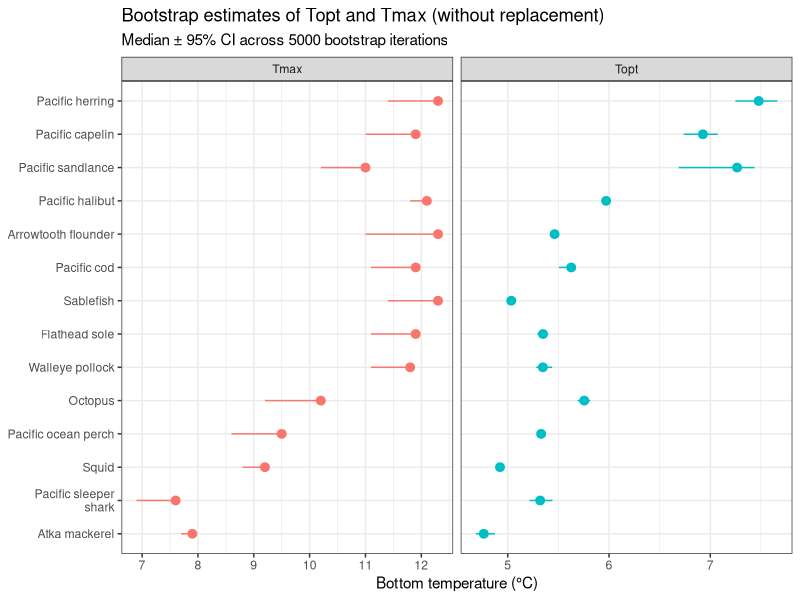
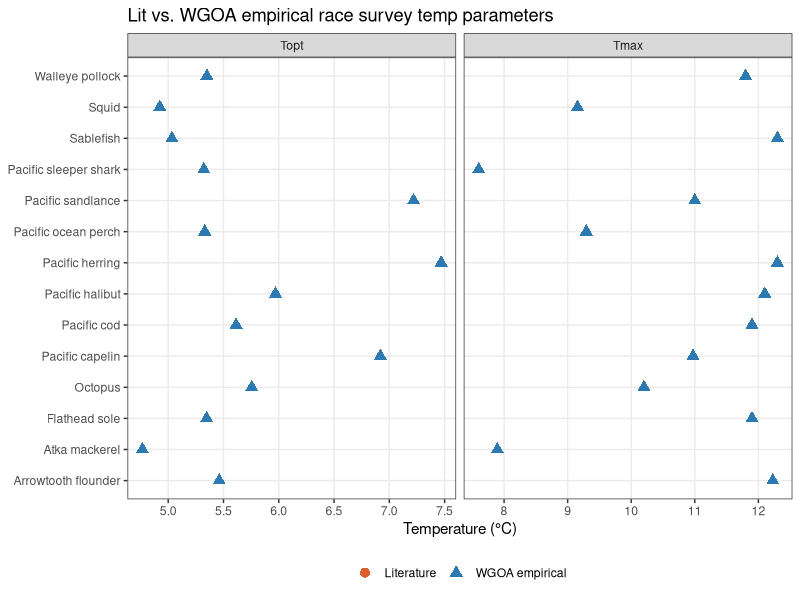

Recreate these plots in R, in order.
#------------------------------------------------------------------------------#
# AUTHORS: Bia Dias
# AFFILIATIONS: CICOES University of Washington / Alaska Fisheries Science Center
# E-MAIL: bia.dias@noaa.gov
#
# PURPOSE: Empirical, bootstrap-derived bioenergetics parameters (Topt, Tmax)
#   for WGOA Ecopath groups using bottom-temperature data from the BT survey.
#
# APPROACH:
#   Topt <- biomass-weighted mean bottom temperature across stations
#   Tmax <- maximum bottom temperature observed across stations
#
#   Two bootstrap variants are run per group:
#     1. WITH replacement    – standard bootstrap (n = n_stations, B iterations)
#     2. WITHOUT replacement – subsampling at `subsample_frac` of n_stations
#
# INPUT:  WGOA_source_data/station_summary_WGOA.csv   (from WGOA_guilds_temp.R)
#         WGOA_source_data/WGOA_bioen.csv             (existing parameter table)
# OUTPUT: WGOA_source_data/WGOA_bioen_bootstrap.csv
#------------------------------------------------------------------------------#

library(tidyverse)

set.seed(123)

# ── 0. Configuration ----------------------------------------------------------

n_boot         <- 5000   # bootstrap iterations
subsample_frac <- 0.80   # fraction of stations for without-replacement draws
ci_probs       <- c(0.025, 0.25, 0.50, 0.75, 0.975)  # quantiles to report

# ── 1. Load data --------------------------------------------------------------
species_weighted_thermal_envelopes_WGOA <- read.csv("WGOA_source_data/species_weighted_thermal_envelopes_WGOA.csv")
station_summary <- read.csv("WGOA_source_data/station_summary_WGOA.csv")
bioen_orig      <- read.csv("WGOA_source_data/WGOA_bioen.csv")

# Drop stations with no catch (can't weight temperatures meaningfully)
station_summary <- station_summary |>
  filter(station_catch > 0, !is.na(station_avg_bt))

# ── 2. race_group → Species mapping ------------------------------------------
# Juveniles share the adult thermal envelope (no juvenile-specific survey data).

bioen_map <- tribble(
  ~race_group,             ~Species,
  "Arrowtooth flounder",   "arrowtooth_flounder_juvenile",
  "Arrowtooth flounder",   "arrowtooth_flounder_adult",
  "Atka mackerel",         "atka_mackerel",
  "Flathead sole",         "flathead_sole_adult",
  "Octopus",               "octopus",
  "Pacific cod",           "pacific_cod_juvenile",
  "Pacific cod",           "pacific_cod_adult",
  "Pacific ocean perch",   "pacific_ocean_perch_adult",
  "Walleye pollock",       "walleye_pollock_juvenile",
  "Walleye pollock",       "walleye_pollock_adult",
  "Sablefish",             "sablefish_adult",
  "Pacific sleeper shark", "pacific_sleeper_shark",
  "Pacific herring",       "pacific_herring_adult",
  "Pacific halibut",       "pacific_halibut_juvenile",
  "Pacific halibut",       "pacific_halibut_adult",
  "Squid",                 "squid",
  "Pacific capelin",       "pacific_capelin",
  "Pacific sandlance",     "pacific_sandlance"
)

# ── 3. Bootstrap functions ----------------------------------------------------

# Weighted mean and max for one (re)sample of stations
bootstrap_stats <- function(df_group) {
  topt <- weighted.mean(df_group$station_avg_bt, w = df_group$station_catch)
  tmax <- max(df_group$station_avg_bt)
  c(Topt = topt, Tmax = tmax)
}

# Run B iterations for a single group's station data
run_bootstrap <- function(df_group, B, replace, frac = 1.0) {
  n <- nrow(df_group)
  size <- if (replace) n else max(2L, floor(n * frac))

  replicate(B, {
    idx <- sample.int(n, size = size, replace = replace)
    bootstrap_stats(df_group[idx, ])
  }) |>
    t() |>
    as.data.frame()
}

# Summarise a vector of bootstrap estimates at the desired quantiles
summarise_boot <- function(x, param, variant) {
  q <- quantile(x, probs = ci_probs, na.rm = TRUE)
  tibble(
    param   = param,
    variant = variant,
    mean    = mean(x, na.rm = TRUE),
    q2.5    = q["2.5%"],
    q25     = q["25%"],
    median  = q["50%"],
    q75     = q["75%"],
    q97.5   = q["97.5%"]
  )
}

# ── 4. Run bootstraps for every race_group in bioen_map ----------------------

groups <- unique(bioen_map$race_group)

boot_results <- map_dfr(groups, function(grp) {

  df_grp <- station_summary |> filter(race_group == grp)

  if (nrow(df_grp) < 3) {
    warning("Skipping '", grp, "': fewer than 3 usable stations.")
    return(NULL)
  }

  # -- with replacement ----
  boot_wr   <- run_bootstrap(df_grp, B = n_boot, replace = TRUE)
  # -- without replacement (subsampling) ----
  boot_wor  <- run_bootstrap(df_grp, B = n_boot, replace = FALSE, frac = subsample_frac)

  bind_rows(
    summarise_boot(boot_wr$Topt,  "Topt", "with_replacement"),
    summarise_boot(boot_wr$Tmax,  "Tmax", "with_replacement"),
    summarise_boot(boot_wor$Topt, "Topt", "without_replacement"),
    summarise_boot(boot_wor$Tmax, "Tmax", "without_replacement")
  ) |>
    mutate(race_group = grp, .before = 1)
})

# ── 5. Pivot to one row per race_group × variant, join Species names ----------

boot_wide <- boot_results |>
  pivot_wider(
    names_from  = param,
    values_from = c(mean, q2.5, q25, median, q75, q97.5),
    names_glue  = "{param}_{.value}"
  )

# Expand to individual Species via mapping table
boot_by_species <- bioen_map |>
  left_join(boot_wide, by = "race_group")

# ── 6. Build output table: new point estimates + CIs + original values --------

bioen_bootstrap <- bioen_orig |>
  left_join(
    boot_by_species |>
      # Use median as the new empirical point estimate (robust to skew)
      select(Species, race_group, variant,
             Topt_new = Topt_median, Topt_lo = Topt_q2.5, Topt_hi = Topt_q97.5,
             Tmax_new = Tmax_median, Tmax_lo = Tmax_q2.5, Tmax_hi = Tmax_q97.5),
    by = "Species"
  ) |>
  rename(Topt_orig = Topt, Tmax_orig = Tmax)

# ── 7. Save outputs -----------------------------------------------------------

write.csv(boot_results,     "WGOA_source_data/WGOA_bioen_bootstrap_distributions.csv", row.names = FALSE)
write.csv(bioen_bootstrap,  "WGOA_source_data/WGOA_bioen_bootstrap.csv",              row.names = FALSE)

cat("Done. Files written to WGOA_source_data/\n")
cat("  WGOA_bioen_bootstrap_distributions.csv  — full bootstrap summaries per group\n")
cat("  WGOA_bioen_bootstrap.csv                — new Topt/Tmax with 95% CI alongside original values\n")

# ── 8. Quick diagnostic plot --------------------------------------------------

boot_results |>
  filter(variant == "without_replacement") |>
  mutate(race_group = str_wrap(race_group, 20)) |>
  ggplot(aes(x = reorder(race_group, median), y = median,
             ymin = q2.5, ymax = q97.5, color = param)) +
  geom_pointrange(position = position_dodge(width = 0.5)) +
  coord_flip() +
  facet_wrap(~param, scales = "free_x") +
  labs(
    title = "Bootstrap estimates of Topt and Tmax (without replacement)",
    subtitle = paste0("Median ± 95% CI across ", n_boot, " bootstrap iterations"),
    x = NULL, y = "Bottom temperature (°C)"
  ) +
  theme_bw() +
  theme(legend.position = "none")


#############

empirical <- species_weighted_thermal_envelopes_WGOA |>
     select(race_group, Topt_empirical = weighted_avg_bot,
                                  Tmax_empirical = weighted_maxA_bot)
 
   comparison <- bioen_map |>
     left_join(empirical, by = "race_group") |>
     left_join(bioen_orig, by = "Species") |>
     rename(Topt_lit = Topt, Tmax_lit = Tmax) |>
     mutate(
         Topt_diff = Topt_empirical - Topt_lit,
         Tmax_diff = Tmax_empirical - Tmax_lit
       )
 
   comparison |>
     select(Species, race_group, Topt_lit, Topt_empirical, Topt_diff,
                                            Tmax_lit, Tmax_empirical, Tmax_diff) |>
    arrange(Topt_diff)


comparison_long <- comparison |>
     select(Species, Topt_lit, Topt_empirical, Tmax_lit, Tmax_empirical) |>
     pivot_longer(
         cols = -Species,
         names_to = c("param", "source"),
         names_sep = "_(?=lit|empirical)") |>
     mutate(
         source  = factor(source, levels = c("lit", "empirical"),
                                               labels = c("Literature", "WGOA empirical")),
         param   = factor(param, levels = c("Topt", "Tmax")),
         # Clean up labels - remove _adult/_juvenile suffix for display
           Species_label = str_replace_all(Species, "_", " ") |>
                           str_to_sentence() |>
                           str_remove(" adult| juvenile")
       )
 
   ggplot(comparison_long,
                   aes(x = value, y = reorder(Species_label, value),
                                    color = source, shape = source)) +
   geom_line(aes(group = Species_label), color = "grey70", linewidth = 0.6) +
   geom_point(size = 3) +
   facet_wrap(~param, scales = "free_x") +
   scale_color_manual(values = c("Literature" = "#E05C2A", "WGOA empirical" = "#2A7AB5")) +
   labs(
       title    = "Lit vs. WGOA empirical race survey temp parameters",
       #subtitle = "Lines connect paired estimates for each guild; all empirical values are colder",
       x        = "Temperature (°C)",
       y        = NULL,
       color    = NULL, shape = NULL
     ) +
   theme_bw(base_size = 11) +
   theme(legend.position = "bottom", panel.grid.minor = element_blank())
